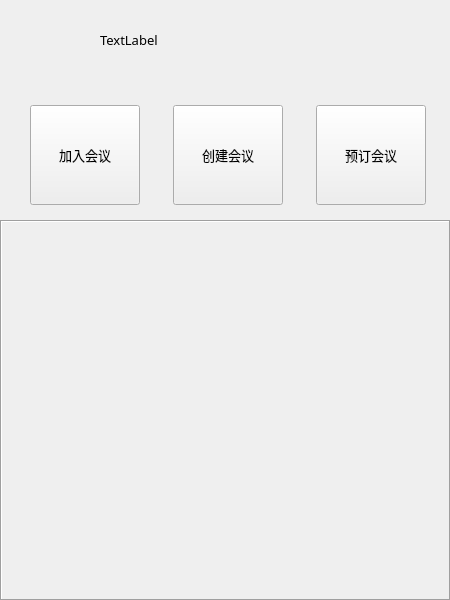
<?xml version="1.0" encoding="UTF-8"?>
<ui version="4.0">
 <class>VccDialog</class>
 <widget class="QDialog" name="VccDialog">
  <property name="geometry">
   <rect>
    <x>0</x>
    <y>0</y>
    <width>450</width>
    <height>600</height>
   </rect>
  </property>
  <property name="minimumSize">
   <size>
    <width>450</width>
    <height>600</height>
   </size>
  </property>
  <property name="maximumSize">
   <size>
    <width>450</width>
    <height>600</height>
   </size>
  </property>
  <property name="windowTitle">
   VCC 视频会议
  </property>
  <widget class="QPushButton" name="pb_icon">
   <property name="geometry">
    <rect>
     <x>20</x>
     <y>10</y>
     <width>60</width>
     <height>60</height>
    </rect>
   </property>
   <property name="text">
    <string/>
   </property>
   <property name="icon">
    <iconset resource="resource.qrc">
     <normaloff>:/tx/4.png</normaloff>:/tx/4.png</iconset>
   </property>
   <property name="iconSize">
    <size>
     <width>60</width>
     <height>60</height>
    </size>
   </property>
   <property name="flat">
    <bool>true</bool>
   </property>
  </widget>
  <widget class="QLabel" name="lb_name">
   <property name="geometry">
    <rect>
     <x>100</x>
     <y>20</y>
     <width>200</width>
     <height>40</height>
    </rect>
   </property>
   <property name="font">
    <font>
     <family>微软雅黑</family>
     <pointsize>10</pointsize>
    </font>
   </property>
   <property name="text">
    <string>TextLabel</string>
   </property>
  </widget>
  <widget class="QPushButton" name="pb_set">
   <property name="geometry">
    <rect>
     <x>350</x>
     <y>20</y>
     <width>30</width>
     <height>30</height>
    </rect>
   </property>
   <property name="text">
    <string/>
   </property>
   <property name="icon">
    <iconset resource="resource.qrc">
     <normaloff>:/images/sett.png</normaloff>:/images/sett.png</iconset>
   </property>
   <property name="iconSize">
    <size>
     <width>30</width>
     <height>30</height>
    </size>
   </property>
   <property name="flat">
    <bool>true</bool>
   </property>
  </widget>
  <widget class="QScrollArea" name="scrollArea">
   <property name="geometry">
    <rect>
     <x>0</x>
     <y>220</y>
     <width>451</width>
     <height>381</height>
    </rect>
   </property>
   <property name="frameShape">
    <enum>QFrame::Box</enum>
   </property>
   <property name="widgetResizable">
    <bool>true</bool>
   </property>
   <widget class="QWidget" name="scrollAreaWidgetContents">
    <property name="geometry">
     <rect>
      <x>0</x>
      <y>0</y>
      <width>447</width>
      <height>377</height>
     </rect>
    </property>
   </widget>
  </widget>
  <widget class="QWidget" name="layoutWidget">
   <property name="geometry">
    <rect>
     <x>3</x>
     <y>100</y>
     <width>451</width>
     <height>110</height>
    </rect>
   </property>
   <layout class="QHBoxLayout" name="horizontalLayout">
    <property name="spacing">
     <number>6</number>
    </property>
    <item>
     <widget class="QToolButton" name="pb_join">
      <property name="minimumSize">
       <size>
        <width>110</width>
        <height>100</height>
       </size>
      </property>
      <property name="maximumSize">
       <size>
        <width>110</width>
        <height>100</height>
       </size>
      </property>
      <property name="font">
       <font>
        <family>微软雅黑</family>
        <pointsize>10</pointsize>
       </font>
      </property>
      <property name="text">
       <string>加入会议</string>
      </property>
      <property name="icon">
       <iconset resource="resource.qrc">
        <normaloff>:/images/++.png</normaloff>:/images/++.png</iconset>
      </property>
      <property name="iconSize">
       <size>
        <width>40</width>
        <height>40</height>
       </size>
      </property>
      <property name="toolButtonStyle">
       <enum>Qt::ToolButtonTextUnderIcon</enum>
      </property>
     </widget>
    </item>
    <item>
     <widget class="QToolButton" name="pb_create">
      <property name="minimumSize">
       <size>
        <width>110</width>
        <height>100</height>
       </size>
      </property>
      <property name="maximumSize">
       <size>
        <width>110</width>
        <height>100</height>
       </size>
      </property>
      <property name="font">
       <font>
        <family>微软雅黑</family>
        <pointsize>10</pointsize>
       </font>
      </property>
      <property name="text">
       <string>创建会议</string>
      </property>
      <property name="icon">
       <iconset resource="resource.qrc">
        <normaloff>:/images/++.png</normaloff>:/images/++.png</iconset>
      </property>
      <property name="iconSize">
       <size>
        <width>40</width>
        <height>40</height>
       </size>
      </property>
      <property name="toolButtonStyle">
       <enum>Qt::ToolButtonTextUnderIcon</enum>
      </property>
     </widget>
    </item>
    <item>
     <widget class="QToolButton" name="pb_book">
      <property name="minimumSize">
       <size>
        <width>110</width>
        <height>100</height>
       </size>
      </property>
      <property name="maximumSize">
       <size>
        <width>110</width>
        <height>100</height>
       </size>
      </property>
      <property name="font">
       <font>
        <family>微软雅黑</family>
        <pointsize>10</pointsize>
       </font>
      </property>
      <property name="text">
       <string>预订会议</string>
      </property>
      <property name="icon">
       <iconset resource="resource.qrc">
        <normaloff>:/images/++.png</normaloff>:/images/++.png</iconset>
      </property>
      <property name="iconSize">
       <size>
        <width>40</width>
        <height>40</height>
       </size>
      </property>
      <property name="toolButtonStyle">
       <enum>Qt::ToolButtonTextUnderIcon</enum>
      </property>
     </widget>
    </item>
   </layout>
  </widget>
 </widget>
 <resources>
  <include location="resource.qrc"/>
 </resources>
 <connections/>
</ui>
